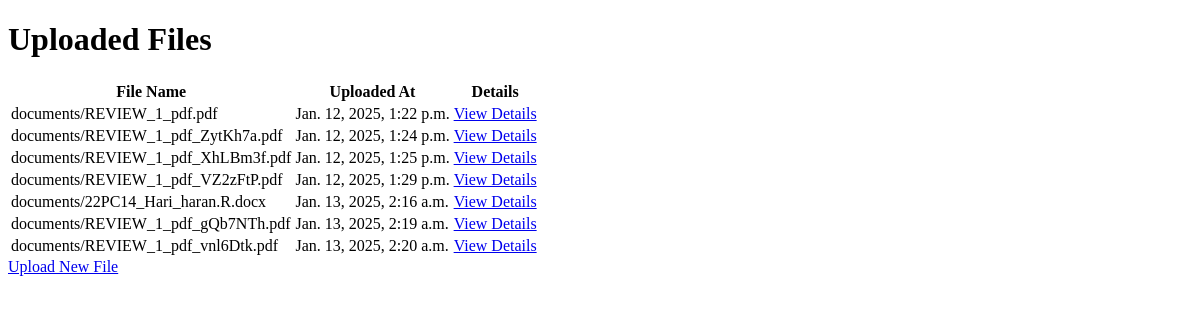
The app's page /files/, older data.
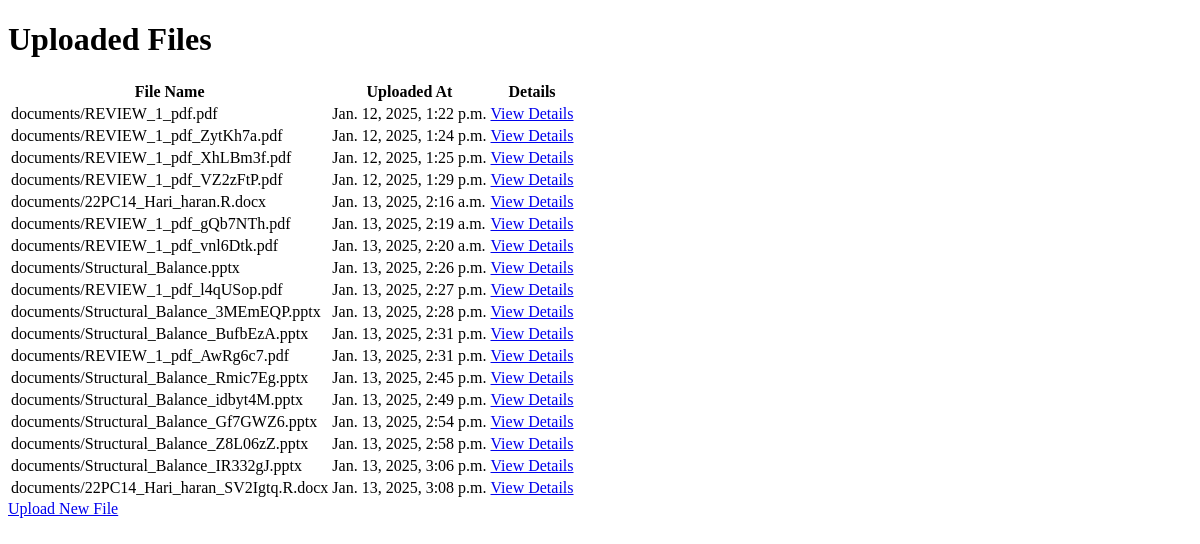
The same page, newer data.
### Student/models.py (models this page shows, shortened)
class UploadFile(models.Model):
    upload_file = models.FileField(null=False,upload_to='documents/',validators=[FileExtensionValidator(['pdf', 'docx','pptx'])])
    uploaded_at = models.DateTimeField(auto_now_add=True)
    student_options = models.CharField(choices=STUDENT_CHOICE,max_length=30)
    keywords = models.TextField(null=True, blank=True)
    summary = models.TextField(null=True, blank=True)
    class Meta:
        verbose_name_plural = 'File Upload'

### Student/views.py (the view)
# urls.py: path('files/', views.file_list, name='file_list'),
def file_list(request):
    files = UploadFile.objects.all()
    return render(request, 'file_list.html', {'files': files})

### templates/file_list.html (shortened to what this page needs)
<!DOCTYPE html>
<html>
<head>
</head>
<body>
    <h1>Uploaded Files</h1>
    <table>
        <thead>
            <tr>
                <th>File Name</th>
                <th>Uploaded At</th>
                <th>Details</th>
            </tr>
        </thead>
        <tbody>
            {% for file in files %}
            <tr>
                <td>{{ file.upload_file.name }}</td>
                <td>{{ file.uploaded_at }}</td>
                <td><a href="{% url 'file_detail' pk=file.pk %}">View Details</a></td>
            </tr>
            {% endfor %}
        </tbody>
    </table>
    <a href="{% url 'upload_file' %}">Upload New File</a>
</body>
</html>

Row changes from the older to the newer data that the page shows:
added UploadFile: upload_file.name "documents/Structural_Balance.pptx", uploaded_at "Jan. 13, 2025, 2:26 p.m."
added UploadFile: upload_file.name "documents/REVIEW_1_pdf_l4qUSop.pdf", uploaded_at "Jan. 13, 2025, 2:27 p.m."
added UploadFile: upload_file.name "documents/Structural_Balance_3MEmEQP.pptx", uploaded_at "Jan. 13, 2025, 2:28 p.m."
added UploadFile: upload_file.name "documents/Structural_Balance_BufbEzA.pptx", uploaded_at "Jan. 13, 2025, 2:31 p.m."
added UploadFile: upload_file.name "documents/REVIEW_1_pdf_AwRg6c7.pdf", uploaded_at "Jan. 13, 2025, 2:31 p.m."
added UploadFile: upload_file.name "documents/Structural_Balance_Rmic7Eg.pptx", uploaded_at "Jan. 13, 2025, 2:45 p.m."
added UploadFile: upload_file.name "documents/Structural_Balance_idbyt4M.pptx", uploaded_at "Jan. 13, 2025, 2:49 p.m."
added UploadFile: upload_file.name "documents/Structural_Balance_Gf7GWZ6.pptx", uploaded_at "Jan. 13, 2025, 2:54 p.m."
added UploadFile: upload_file.name "documents/Structural_Balance_Z8L06zZ.pptx", uploaded_at "Jan. 13, 2025, 2:58 p.m."
added UploadFile: upload_file.name "documents/Structural_Balance_IR332gJ.pptx", uploaded_at "Jan. 13, 2025, 3:06 p.m."
added UploadFile: upload_file.name "documents/22PC14_Hari_haran_SV2Igtq.R.docx", uploaded_at "Jan. 13, 2025, 3:08 p.m."
